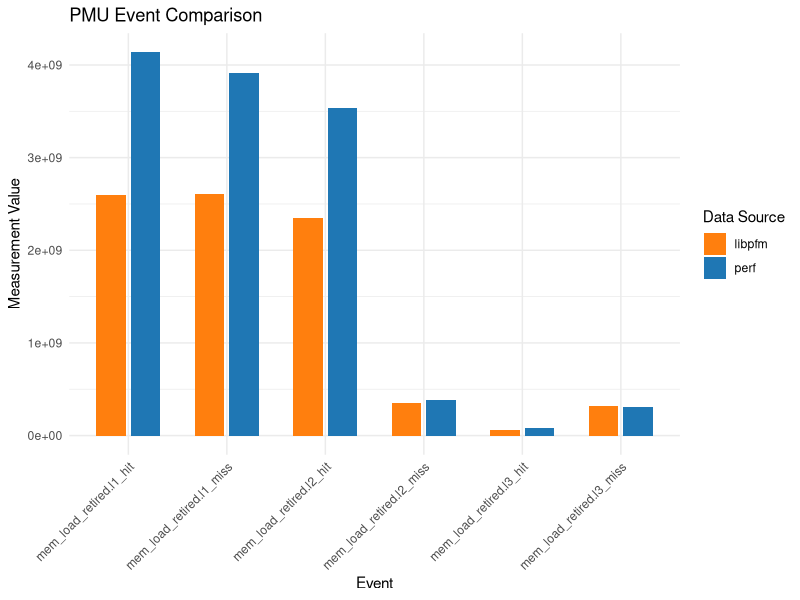
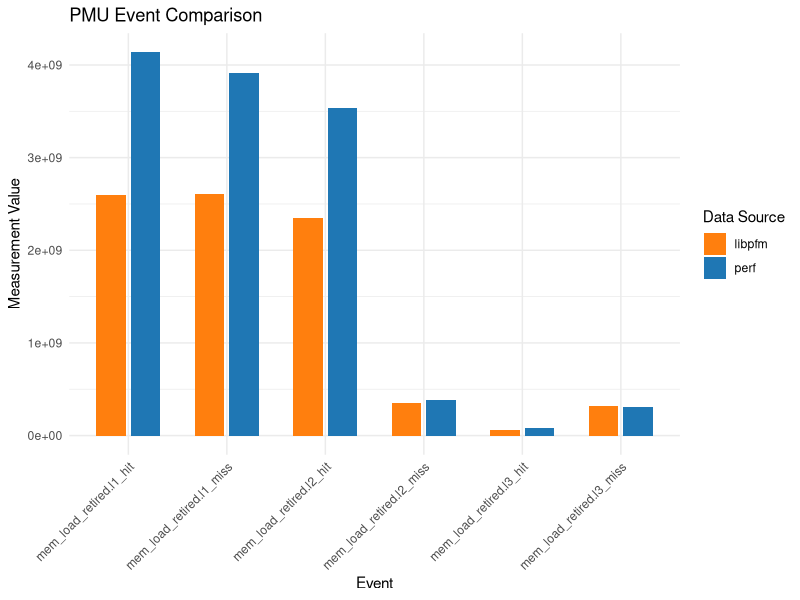

Write the R code that produced these figures, in order.
library(ggplot2)
library(dplyr)

# 1. Read and prepare data - ensuring consistent column names
file1_data <- read.csv("memory_bound_intel.perf.csv") %>% 
  select(event, data) %>% 
  mutate(source = "perf")

file2_data <- read.csv("memory_bound_intel.libpfm.csv") %>% 
  select(event, data) %>% 
  mutate(source = "libpfm")

# 2. Combine data and create positioning
combined_data <- bind_rows(file1_data, file2_data) %>% 
  # Create numeric positions for each event
  mutate(event_factor = factor(event),
         event_num = as.numeric(event_factor)) %>% 
  # Offset positions based on source
  mutate(x_pos = ifelse(source == "perf", 
                       event_num - 0.2, 
                       event_num + 0.2))

# 3. Create the plot
ggplot(combined_data, aes(x = event, y = data, fill = source)) +
  geom_col(position = position_dodge(width = 0.7), width = 0.6) +
  scale_fill_manual(values = c("perf" = "#1f77b4", "libpfm" = "#ff7f0e")) +
  labs(title = "PMU Event Comparison", 
       x = "Event", 
       y = "Measurement Value",
       fill = "Data Source") +
  theme_minimal() +
  theme(axis.text.x = element_text(angle = 45, hjust = 1))


ggsave("plot.pdf")